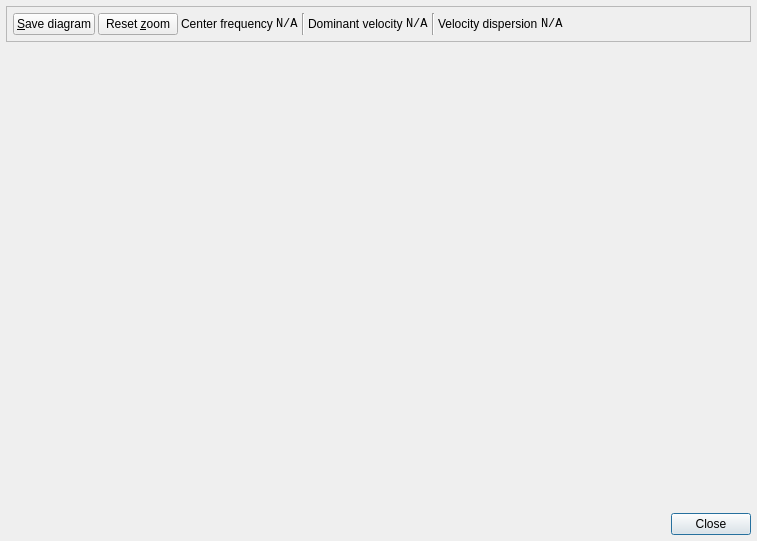
<?xml version="1.0" encoding="UTF-8"?>
<ui version="4.0">
 <class>DopplerDialog</class>
 <widget class="QDialog" name="DopplerDialog">
  <property name="geometry">
   <rect>
    <x>0</x>
    <y>0</y>
    <width>757</width>
    <height>541</height>
   </rect>
  </property>
  <property name="windowTitle">
   <string>Doppler velocity distribution</string>
  </property>
  <layout class="QGridLayout" name="gridLayout">
   <property name="leftMargin">
    <number>6</number>
   </property>
   <property name="topMargin">
    <number>6</number>
   </property>
   <property name="rightMargin">
    <number>6</number>
   </property>
   <property name="bottomMargin">
    <number>6</number>
   </property>
   <property name="spacing">
    <number>3</number>
   </property>
   <item row="3" column="0">
    <widget class="QDialogButtonBox" name="buttonBox">
     <property name="orientation">
      <enum>Qt::Horizontal</enum>
     </property>
     <property name="standardButtons">
      <set>QDialogButtonBox::Close</set>
     </property>
    </widget>
   </item>
   <item row="2" column="0">
    <widget class="Waveform" name="waveform">
     <property name="horizontalUnits">
      <string>m/s</string>
     </property>
    </widget>
   </item>
   <item row="1" column="0">
    <widget class="QFrame" name="frame">
     <property name="sizePolicy">
      <sizepolicy hsizetype="Preferred" vsizetype="Fixed">
       <horstretch>0</horstretch>
       <verstretch>0</verstretch>
      </sizepolicy>
     </property>
     <property name="frameShape">
      <enum>QFrame::StyledPanel</enum>
     </property>
     <property name="frameShadow">
      <enum>QFrame::Raised</enum>
     </property>
     <layout class="QGridLayout" name="gridLayout_2">
      <property name="leftMargin">
       <number>6</number>
      </property>
      <property name="topMargin">
       <number>6</number>
      </property>
      <property name="rightMargin">
       <number>6</number>
      </property>
      <property name="bottomMargin">
       <number>6</number>
      </property>
      <property name="spacing">
       <number>3</number>
      </property>
      <item row="0" column="0">
       <widget class="QPushButton" name="saveButton">
        <property name="text">
         <string>&amp;Save diagram</string>
        </property>
       </widget>
      </item>
      <item row="0" column="5">
       <widget class="QLabel" name="label_2">
        <property name="text">
         <string>Dominant velocity</string>
        </property>
       </widget>
      </item>
      <item row="0" column="9">
       <widget class="QLabel" name="sigmaFLabel">
        <property name="font">
         <font>
          <family>Monospace</family>
         </font>
        </property>
        <property name="text">
         <string>N/A</string>
        </property>
       </widget>
      </item>
      <item row="0" column="2">
       <widget class="QLabel" name="label">
        <property name="text">
         <string>Center frequency</string>
        </property>
       </widget>
      </item>
      <item row="0" column="7">
       <widget class="Line" name="line_2">
        <property name="orientation">
         <enum>Qt::Vertical</enum>
        </property>
       </widget>
      </item>
      <item row="0" column="6">
       <widget class="QLabel" name="fDomLabel">
        <property name="font">
         <font>
          <family>Monospace</family>
         </font>
        </property>
        <property name="text">
         <string>N/A</string>
        </property>
       </widget>
      </item>
      <item row="0" column="8">
       <widget class="QLabel" name="label_3">
        <property name="text">
         <string>Velocity dispersion</string>
        </property>
       </widget>
      </item>
      <item row="0" column="3">
       <widget class="QLabel" name="fcLabel">
        <property name="font">
         <font>
          <family>Monospace</family>
         </font>
        </property>
        <property name="text">
         <string>N/A</string>
        </property>
       </widget>
      </item>
      <item row="0" column="4">
       <widget class="Line" name="line">
        <property name="orientation">
         <enum>Qt::Vertical</enum>
        </property>
       </widget>
      </item>
      <item row="0" column="10">
       <spacer name="horizontalSpacer">
        <property name="orientation">
         <enum>Qt::Horizontal</enum>
        </property>
        <property name="sizeHint" stdset="0">
         <size>
          <width>40</width>
          <height>20</height>
         </size>
        </property>
       </spacer>
      </item>
      <item row="0" column="1">
       <widget class="QPushButton" name="zoomResetButton">
        <property name="text">
         <string>Reset &amp;zoom</string>
        </property>
       </widget>
      </item>
     </layout>
    </widget>
   </item>
  </layout>
 </widget>
 <customwidgets>
  <customwidget>
   <class>Waveform</class>
   <extends>QFrame</extends>
   <header>Waveform.h</header>
  </customwidget>
 </customwidgets>
 <resources/>
 <connections>
  <connection>
   <sender>buttonBox</sender>
   <signal>rejected()</signal>
   <receiver>DopplerDialog</receiver>
   <slot>reject()</slot>
   <hints>
    <hint type="sourcelabel">
     <x>316</x>
     <y>260</y>
    </hint>
    <hint type="destinationlabel">
     <x>286</x>
     <y>274</y>
    </hint>
   </hints>
  </connection>
  <connection>
   <sender>buttonBox</sender>
   <signal>accepted()</signal>
   <receiver>DopplerDialog</receiver>
   <slot>accept()</slot>
   <hints>
    <hint type="sourcelabel">
     <x>248</x>
     <y>254</y>
    </hint>
    <hint type="destinationlabel">
     <x>157</x>
     <y>274</y>
    </hint>
   </hints>
  </connection>
 </connections>
</ui>
